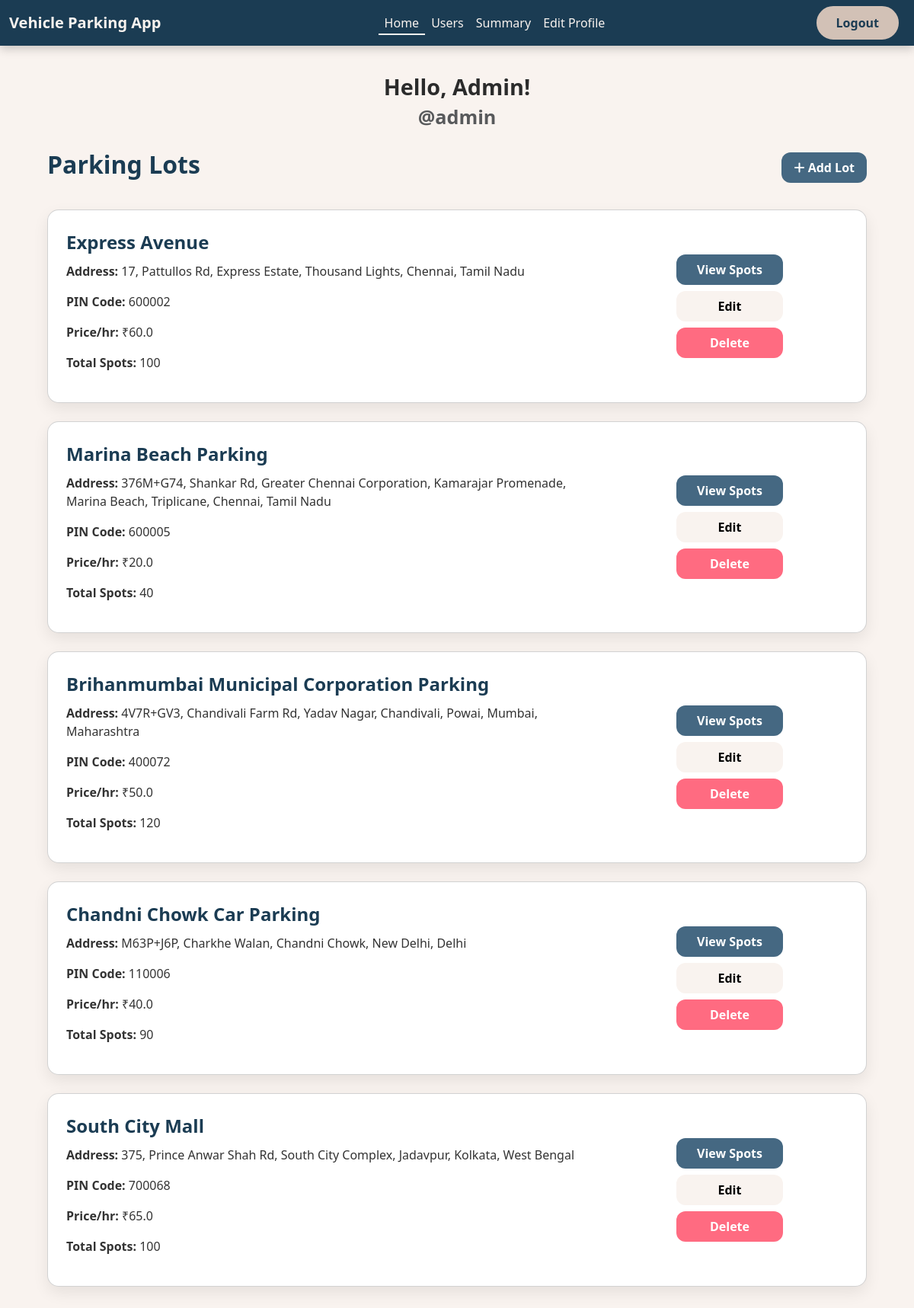
The app's page /admin-dashboard/1 (signed in) with its own data.
### models.py (models this page shows)
class User(db.Model):
    __tablename__ = 'user'
    id = db.Column(db.Integer, primary_key=True)
    username = db.Column(db.String(32), unique=True, nullable=False)
    passhash = db.Column(db.String(256), nullable=False)
    name = db.Column(db.String(64), nullable=False)
    is_admin = db.Column(db.Boolean, default=False, nullable=False)
    reservations = db.relationship('Reservation', backref='user', lazy=True)

class Parking_Lot(db.Model):
    __tablename__ = 'parking_lot'
    id = db.Column(db.Integer, primary_key=True)
    prime_location_name = db.Column(db.String(128), nullable=False)
    address = db.Column(db.String(128), nullable=False)
    pin_code = db.Column(db.String(6), nullable=False)
    price_per_hour = db.Column(db.Float, nullable=False)
    maximum_spots = db.Column(db.Integer, nullable=False)
    parking_spots = db.relationship('Parking_Spot', backref='parking_lot', lazy=True)

### routes.py (the view)
@app.route('/admin-dashboard/<int:user_id>')
@admin_required
def admin_dashboard(user_id):
        user = User.query.get(session['user_id'])
        parking_lots = Parking_Lot.query.all()
        return render_template('admin_dashboard.html', user=user, parking_lots=parking_lots, name=user.name, username=user.username)

### routes.py (called while the page is built)
def admin_required(func):
    @wraps(func)
    def inner(*args, **kwargs):
        if 'user_id' not in session:
            flash('You need to log in first', 'danger')
            return redirect(url_for('admin_login'))
        user = User.query.get(session['user_id'])
        if not user.is_admin:
            flash('You do not have permission to access this page', 'danger')
            return redirect(url_for('admin_login'))
        return func(*args, **kwargs)
    return inner

### templates/admin_dashboard.html (shortened to what this page needs)
{% extends 'layout.html' %}
{% block navbar %}
    {% include 'admin_navbar.html' %}
{% endblock navbar %}
{% block content %}
<div class="container dashboard-container">
    <div class="welcome-message text-center">
    Hello, {{ name }}!
    <div class="small text-muted">@{{ username }}</div>
</div>
    <div class="dashboard-header">
        <h2 class="dashboard-title">Parking Lots</h2>
        <a href="{{ url_for('add_parking_lot') }}" class="btn btn-add-lot">
            <i class="fa-solid fa-plus"></i> Add Lot
        </a>
    </div>
    {% if parking_lots %}
        {% for lot in parking_lots %}
        <div class="card lot-card">
            <div class="row g-0 align-items-center">
                <div class="col-md-8">
                    <div class="lot-card-body">
                        <div class="lot-title">{{ lot.prime_location_name }}</div>
                        <div class="lot-details">
                            <p><strong>Address:</strong> {{ lot.address }}</p>
                            <p><strong>PIN Code:</strong> {{ lot.pin_code }}</p>
                            <p><strong>Price/hr:</strong> ₹{{ lot.price_per_hour }}</p>
                            <p><strong>Total Spots:</strong> {{ lot.maximum_spots }}</p>
                        </div>
                    </div>
                </div>
            <div class="col-md-4 d-flex justify-content-center align-items-center p-3">
    <div class="d-flex flex-column align-items-center gap-2">
        <a href="{{ url_for('view_parking_spots', lot_id=lot.id) }}" class="btn btn-view fixed-btn">View Spots</a>
        <a href="{{ url_for('edit_parking_lot', lot_id=lot.id) }}" class="btn btn-edit fixed-btn">Edit</a>
        <form method="POST" action="{{ url_for('delete_parking_lot', lot_id=lot.id) }}" onsubmit="return confirm('Are you sure you want to delete this parking lot?');">
            <button type="submit" class="btn btn-delete fixed-btn">Delete</button>
        </form>
    </div>
</div>
            </div>
        </div>
        {% endfor %}
    {% else %}
        <p class="text-muted text-center mt-4">No parking lots added yet.</p>
    {% endif %}
</div>
{% endblock content %}

### templates/admin_dashboard.html (style rules this page uses)
body { background-color: #F4F6F8; font-family: 'Segoe UI', Tahoma, Geneva, Verdana, sans-serif; }
.dashboard-container { padding: 2rem; }
.dashboard-header { display: flex; justify-content: space-between; align-items: center; margin-bottom: 2rem; }
.dashboard-title { font-size: 2rem; font-weight: bold; color: #1B3C53; }
.welcome-message { font-size: 1.8rem; font-weight: bold; color: #2b2b2b; margin-bottom: 1.5rem; text-align: center; }
.btn-add-lot { background-color: #456882; color: #fff; border-radius: 12px; padding: 0.5rem 1rem; font-weight: 600; border: none; }
.lot-card { background-color: #ffffff; border-radius: 15px; box-shadow: 0 8px 20px rgba(0, 0, 0, 0.08); margin-bottom: 1.5rem; transition: transform 0.3s ease, box-shadow 0.3s ease; }
.lot-card-body { padding: 1.5rem; }
.lot-title { font-size: 1.5rem; font-weight: bold; color: #1B3C53; }
.lot-details { color: #333; margin-top: 0.5rem; }
.fixed-btn { width: 140px; border-radius: 12px; font-weight: 600; padding: 0.5rem 1rem; text-align: center; border: none; }
.btn-view { background-color: #456882; color: #fff; }
.btn-edit { background-color: #F9F3EF; color: #000; }
.btn-delete { background-color: #FF6B81; color: #fff; }

### records on screen
User: name "Admin", username "admin"
Parking_Lot: prime_location_name "Express Avenue", address "17, Pattullos Rd, Express Estate, Thousand Lights, Chennai, Tamil Nadu", pin_code "600002", price_per_hour "60.0", maximum_spots "100"
Parking_Lot: prime_location_name "Marina Beach Parking", address "376M+G74, Shankar Rd, Greater Chennai Corporation, Kamarajar Promenade, Marina Beach, Triplicane, Chennai, Tamil Nadu", pin_code "600005", price_per_hour "20.0", maximum_spots "40"
Parking_Lot: prime_location_name "Brihanmumbai Municipal Corporation Parking", address "4V7R+GV3, Chandivali Farm Rd, Yadav Nagar, Chandivali, Powai, Mumbai, Maharashtra", pin_code "400072", price_per_hour "50.0", maximum_spots "120"
Parking_Lot: prime_location_name "Chandni Chowk Car Parking", address "M63P+J6P, Charkhe Walan, Chandni Chowk, New Delhi, Delhi", pin_code "110006", price_per_hour "40.0", maximum_spots "90"
Parking_Lot: prime_location_name "South City Mall", address "375, Prince Anwar Shah Rd, South City Complex, Jadavpur, Kolkata, West Bengal", pin_code "700068", price_per_hour "65.0", maximum_spots "100"
